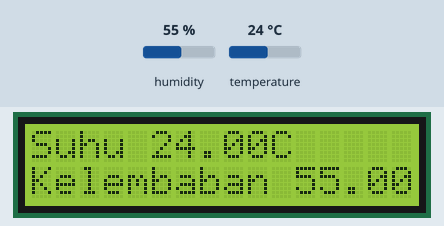
Recording of a sketch running on a simulated Arduino Uno, built with avr-gcc and run on an emulated ATmega328P. On the bench: 16×2 character LCD. Inputs (shaded band) come from the test bench; at power-on: humidity 55 %, temperature 24 °C.

Above: at 5.2 s.
5.3 s: humidity set to 22 %
At 8.8 s:
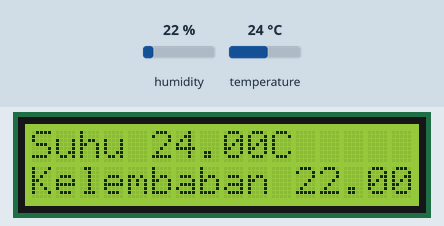
9.2 s: temperature set to 12 °C
At 11.5 s:
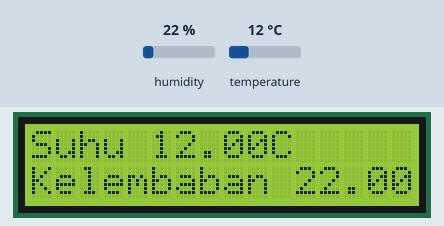
13.1 s: humidity set to 40 %
At 15.1 s:
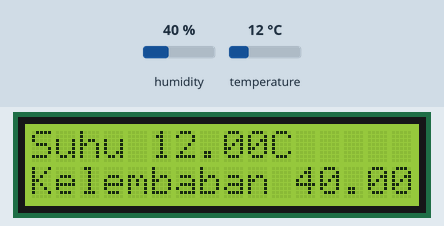
17.0 s: temperature set to 19 °C
At 21.1 s:
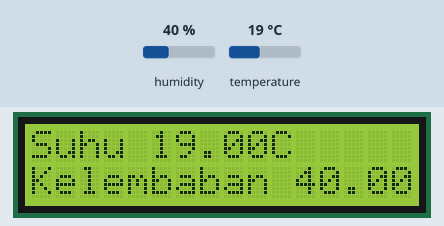
Timing chart, 0 to 22.4 s (numbered marks = the images above; inputs shaded):
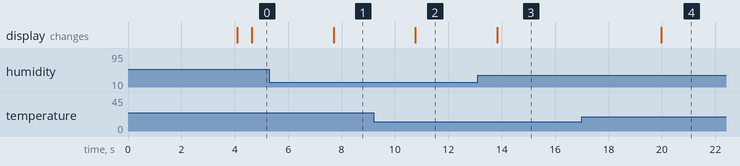

Measured:
- after the input at 5.3 s, the display: changes after 2.4 s (image 1)
- after the input at 9.2 s, the display: changes after 1.6 s (image 2)
- after the input at 13.1 s, the display: changes after 0.74 s (image 3)
- after the input at 17.0 s, the display: changes after 3.0 s (image 4)

The sketch:

temp-dht22-tugas.ino
```cpp
#include <LiquidCrystal_I2C.h>
#include "DHT.h"

#define DHTPIN 2
#define DHTTYPE DHT22
LiquidCrystal_I2C lcd(0x27, 16, 2);
DHT dht(DHTPIN, DHTTYPE);

void setup() {
  lcd.init();
  lcd.backlight();
  dht.begin();
  lcd.print("   Kelompok12");
  lcd.setCursor(0,1);
  lcd.print("Suhu& Kelembaban");
  delay(4000);
  lcd.clear();
}

void loop() {
  delay(500);
  lcd.clear();
  lcd.print("Suhu ");
  lcd.print(getTemp("c"));
  lcd.print("C");
  lcd.setCursor(0, 1);
  lcd.print("Kelembaban ");

  lcd.print(getTemp("h"));
  lcd.print(" %");
  delay(1000);
}

float getTemp(String req) {
  //membaca sensor sebagai humidity
  float h = dht.readHumidity();
  //membaca sensor sebagai celcius(default)
  float t = dht.readTemperature();
  //membaca temperature sebagai fahrenheit
  float f = dht.readTemperature(true);

  //menghitung temperature sebagai heat index dalam satuan fahrenheit(default)
  float hif = dht.computeHeatIndex(f, h, true);
  //menghitung temperature sebagai heat index dalam satuan celcius
  float hic = dht.computeHeatIndex(t, h, false);

  //check kalo ada error
  if(isnan(h) || isnan(t) || isnan(f)) {
    //Serial.println("Failed to read from DHT sensor!");
    return;
  }

  float k = t + 273.15;
  //menghitung heat index dalam satua kelvin
  if(req == "c") {
    return t; //nilai celcius
  } else if(req == "f") {
    return f; //nilai fahrenheit
  } else if(req == "h") {
    return h; //nilai humidity
  } else if(req == "hif") {
    return hif; //nilai index dalam satuan fahrenheit
  } else if(req == "hic") {
    return hic; //nilai index dalam satuan celcius
  } else if(req == "k") {
    return k; //nilai kelvin
  } else {
    return 0.000; //if no req found, return 0.000
  }
}
```
